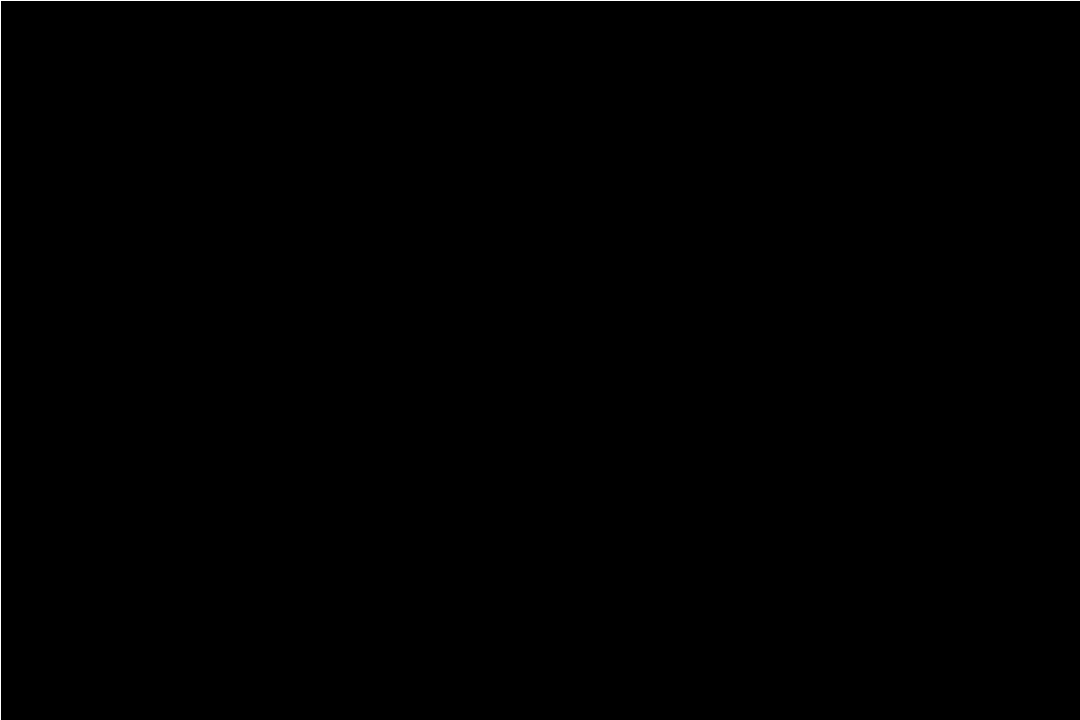
Frame 1 (no input)
Frame 60 (the mouse pressed at the canvas centre just before this capture): identical to frame 1, image omitted
Frame 120 (the mouse held since frame 60 and released just before this capture): identical to frame 1, image omitted

The Processing sketch that drew this single still picture (run headless with seeded random() and noise(); from frame 60 on, the mouse is pressed at the canvas centre):

// Processing sketch: grid_rects
// ── grid_rects.pde
float cols, rows; // Total number of columns and rows //<>// //<>//
float cellWidth, cellHeight; // Individual cell size

void setup() {
  size(1080, 720);

  cellWidth = width;
  cellHeight = height;

  // Calculate number of cols and rows based on cell size
  // The number of rows and columns is a function of
  // how many times a cell fits across/down the window
  cols = width/cellWidth;
  rows = height/cellHeight;

  println("Use UP/DOWN to +/- number of rows. LEFT/RIGHT to +/- number of columns.");
}

void draw() {
  background(0);
  stroke(255);
  noFill();

  // CREATE A GRID OF CELSS WITH SO MANY COLUMNS...
  for (int col = 0; col < cols; col++) {
    // Calculate the x-position of the cell based on the column number and cellWidth
    float x = col*cellWidth;

    // ...AND SO MANY ROWS
    for (int row = 0; row < rows; row++) {
      // Calculate the y-position of the cell based on the row number and cellHeight
      float y = row*cellHeight; 
      
      // Draw a rectangle for every cell
      rect(x, y, cellWidth, cellHeight);
    }
  }
}

void keyPressed() {
  
  // CHANGE NUMBER OF ROWS AND COLUMNS
  switch(keyCode) {
  case UP:
    rows++;
    break;
  case DOWN:
    rows--;
    break;
  case RIGHT:
    cols++;
    break;
  case LEFT:
    cols--;
    break;
  }

  // CAN'T HAVE LESS THAN 1 COLUMN OR MORE COLUMNS THAN PIXELS ACROSS THE WINDOW
  cols = constrain(cols, 1, width);
  // CAN'T HAVE LESS THAN 1 ROW OR MORE ROWS THAN PIXELS DOWN THE WINDOW
  rows = constrain(rows, 1, height);
  
  // RE-CALCULATE CELLWIDTH AND CELL HEIGHT WITH NEW NUMBER OF COLS/ROWS.
  cellWidth = width/cols;
  cellHeight = height/rows;
  
  println("COLS", cols, "ROWS", rows);
}
